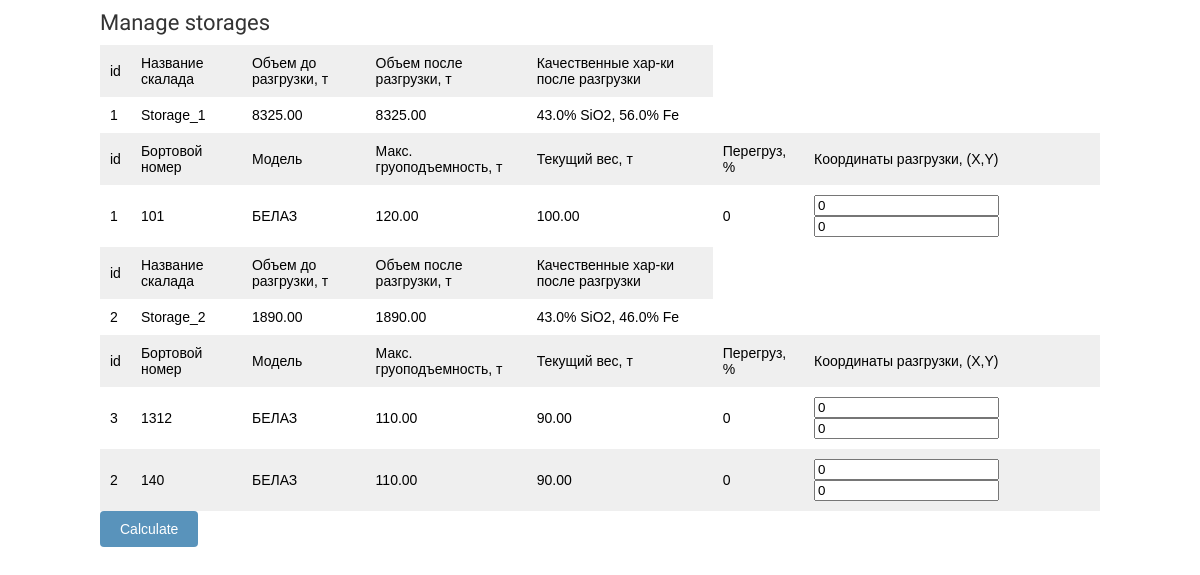
Before: / with the older database file.
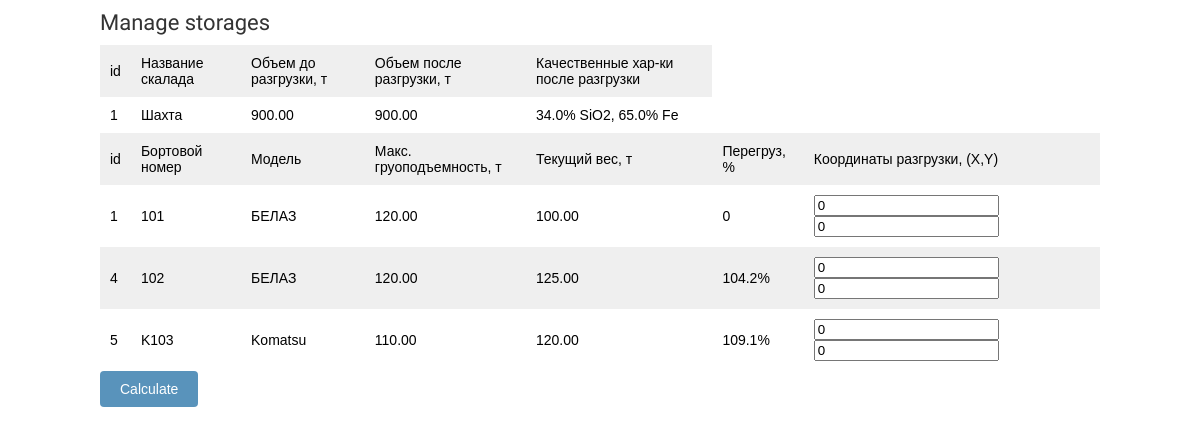
After: the same page with the newer database file.
### calc/models.py (models this page shows, shortened)
class Storage(models.Model):
    name = models.CharField(max_length=200, db_index=True)
    slug = models.SlugField(max_length=200, unique=True)
    capacity = models.DecimalField(max_digits=10, decimal_places=2)
    percentage_SiO2 = models.DecimalField(max_digits=10, decimal_places=2)
    percentage_Fe = models.DecimalField(max_digits=10, decimal_places=2)
    coordinates = models.TextField(null=True, blank=True)
    class Meta:
        ordering = ('name',)
        verbose_name = 'storage'
        verbose_name_plural = 'storages'
    @property
    def percentageFe(self):
            return "{:.1%}".format(
                self.percentage_Fe)
    @property
    def percentageSiO2(self):
            return "{:.1%}".format(
                self.percentage_SiO2)

class Truck(models.Model):
    storage = models.ForeignKey(
        Storage,
        related_name='Storage',
        on_delete=models.CASCADE)
    is_online = models.BooleanField(default=True)
    name = models.CharField(max_length=200, db_index=True)
    slug = models.SlugField(max_length=200, unique=True)
    model = models.CharField(max_length=200, db_index=True)
    carrying_capacity = models.DecimalField(max_digits=10, decimal_places=2)
    max_carrying_capacity = models.DecimalField(
        max_digits=10, decimal_places=2)
    percentage_SiO2 = models.DecimalField(max_digits=10, decimal_places=2)
    percentage_Fe = models.DecimalField(max_digits=10, decimal_places=2)
    class Meta:
        ordering = ('name',)
        verbose_name = 'truck'
        verbose_name_plural = 'trucks'
    @property
    def overload(self):
        if(self.carrying_capacity <= self.max_carrying_capacity):
            return 0
        else:
            return "{:.1%}".format(
                self.carrying_capacity / self.max_carrying_capacity)

### calc/views.py (the view)
# urls.py: path('', views.manage_storages, name='manage_storages'),
def manage_storages(request):
    context = {}
    storages = Storage.objects.all()
    for str in storages:
        context[str] = list(Truck.objects.filter(is_online=True, storage=str))
    return render(request, 'calc/detail/detail.html',
                  {'context': context,
                   })

### calc/templates/calc/detail/detail.html (shortened to what this page needs)
{% extends "calc/base.html" %}
{% load static %}
{% block content %}
    {% for str, trucks in context.items %}
        <table class = "Storages">
            <tr>
                <td>id</td>
                <td>Название скалада</td>
                <td>Объем до разгрузки, т </td>
                <td>Объем после разгрузки, т </td>
                <td>Качественные хар-ки после разгрузки </td>
            </tr>
            <tr class = "Storage">
                <td id = "storage_id">{{str.id}}</td>
                <td>{{str.name}}</td>
                <td>{{str.capacity}}</td>
                <td>{{str.capacity}}</td>
                <td>{{str.percentageSiO2}} SiO2, {{str.percentageFe}} Fe</td>
            </tr>
            <tr>
                <td>id</td>
                <td>Бортовой номер</td>
                <td>Модель</td>
                <td>Макс. груоподъемность, т</td>
                <td>Текущий вес, т</td>
                <td>Перегруз, %</td>
                <td>Координаты разгрузки, (X,Y)</td>
            </tr>
            {% for truck in trucks %}
                <tr class = "Truck">
                    <td id = "truck_id">{{truck.id}}</td>
                    <td>{{truck.name}}</td>
                    <td>{{truck.model}}</td>
                    <td>{{truck.max_carrying_capacity}}</td>
                    <td>{{truck.carrying_capacity}}</td>
                    <td>{{truck.overload}}</td>
                    <td>
                        <input id="point_x_input" type="number" value=0 size=1 title="X">
                        <input id="point_y_input" type="number" value=0 size=1 title="Y">
                    </td>
                </tr>
            {% endfor %}
            </table>
    {% endfor %}
    <input id="submit-btn" type="submit" value="Сalculate"/>
{% endblock %}

### calc/templates/calc/base.html (shortened to what this page needs)
{% load static %}
<!DOCTYPE html>
<html>
    <head>
    <link href="{% static "css/base.css" %}" rel="stylesheet">
    </head>
    <body>
        <div id="header">
            <a href="/" class="logo">Manage storages</a>
        </div>
        <div id="content">
            {% block content %}{% endblock %}
        </div>
    </body>
</html>

### calc/static/css/base.css (style rules this page uses)
body { margin:0; padding:0; font-family:helvetica, sans-serif; }
a { text-decoration:none; color:#5993bb; }
a.button, input[type="submit"] { color:#fff; background:#5993bb; border-radius:4px; padding:10px 20px; font-size:14px; border:0; }
table { width:100%; border-spacing:0; border-collapse: collapse; }
table th, table td { text-align:left; font-size:14px; padding:10px; margin:0; }
tbody tr:nth-child(odd) { background:#efefef; }
#header { padding:10px 100px; font-size:18px; overflow:auto; }
#header .logo { font-family: 'Ubuntu', sans-serif; float:left; color:#333; font-size:22px; margin-right:10%; }
#content { padding:0 100px; overflow:hidden; }

Changed rows visible on the page:
removed Storage: id "2", name "Storage_2", capacity "1890.00", percentageSiO2 "43.0%", percentageFe "46.0%"
removed Truck: id "3", name "1312", model "БЕЛАЗ", max_carrying_capacity "110.00", carrying_capacity "90.00", overload "0", shown under "2"
removed Truck: id "2", name "140", model "БЕЛАЗ", max_carrying_capacity "110.00", carrying_capacity "90.00", overload "0"
changed Storage id 1: name "Storage_1" → "Шахта"; capacity "8325.00" → "900.00"; percentageSiO2 "43.0%" → "34.0%"; percentageFe "56.0%" → "65.0%"
added Truck: id "4", name "102", model "БЕЛАЗ", max_carrying_capacity "120.00", carrying_capacity "125.00", overload "104.2%"
added Truck: id "5", name "K103", model "Komatsu", max_carrying_capacity "110.00", carrying_capacity "120.00", overload "109.1%"
